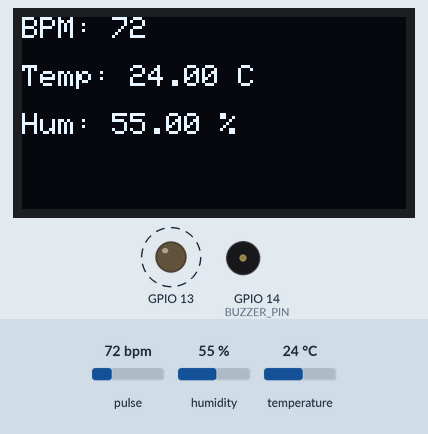
Bench run of a sketch on a simulated ESP32. Shown: 128×64 one-colour display, output pins drawn as LEDs (lit = HIGH), buzzer (waves = sounding). Dashed ring = blinking. The test bench sets the inputs (shaded band); at power-on: pulse 72 bpm, humidity 55 %, temperature 24 °C (analog values on the 0–4095 scale). WiFi joins after 1.5 s; servers stay silent unless stated; the display library's start-up logo is not drawn; no MQTT or app messages arrive unless stated; what the sketch prints to the serial monitor is not drawn.

Above: at 4.7 s.
4.8 s: pulse set to 98 bpm
At 5.2 s:
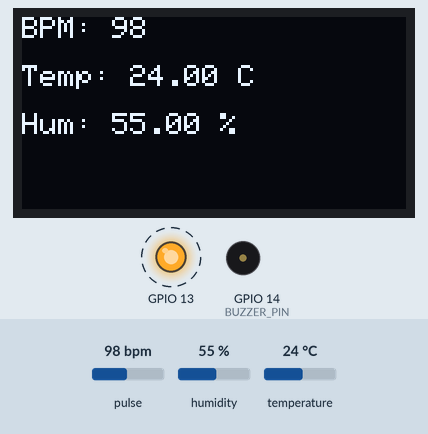
7.2 s: pulse set to 102 bpm
At 7.65 s:
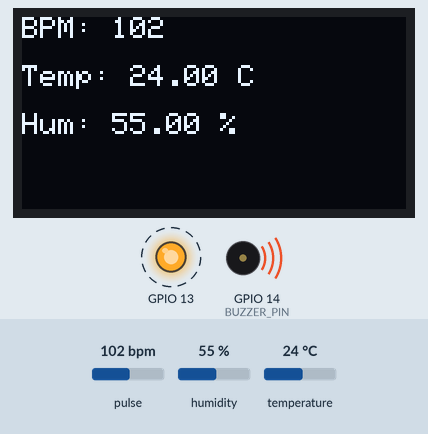
9.8 s: humidity set to 22 %
At 12.11 s:
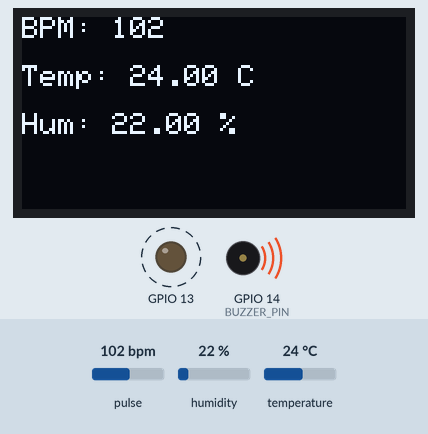
13.3 s: temperature set to 12 °C
At 14.17 s:
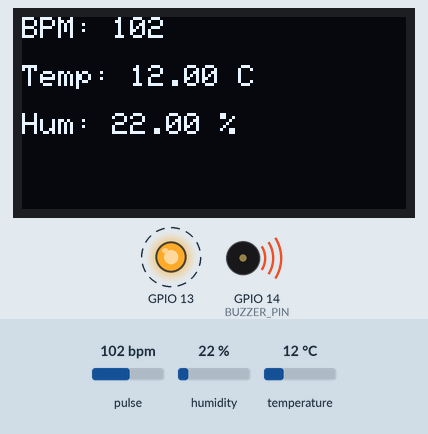
15.4 s: pulse set to 42 bpm
At 16.4 s:
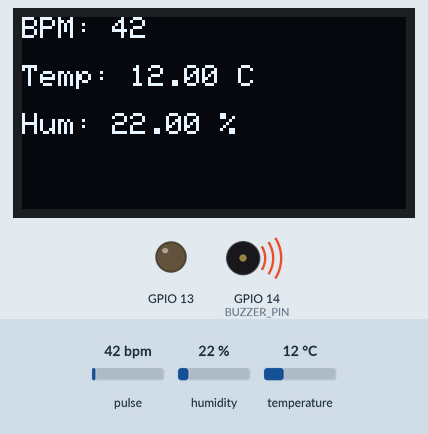
16.9 s: humidity set to 40 %
At 19.2 s:
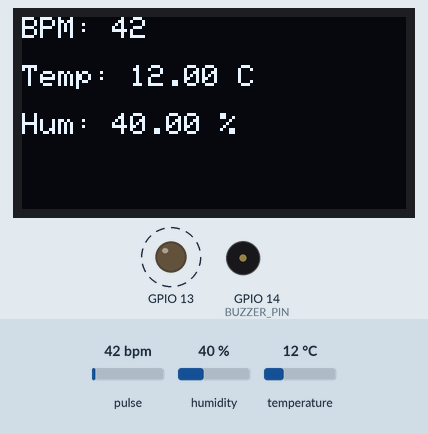
Timing chart, 0 to 20.5 s (numbered marks = the images above; inputs shaded):
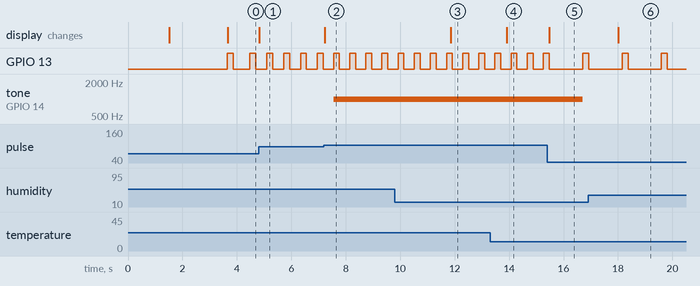

Measured:
- the behaviour switches between 100 and 101 bpm on pulse (found by bisection; images 1 and 2)
- after the input at 4.8 s, GPIO 13: alternates HIGH for 0.22 s and LOW for 0.40 s, starting after 0.30 s; the display: changes at once (image 1)
- after the input at 7.2 s, tone on GPIO 14 (BUZZER_PIN): silent → 1000 Hz after 0.35 s; the display: changes at once (image 2)
- after the input at 9.8 s, the display: changes after 2.1 s (image 3)
- after the input at 13.3 s, the display: changes after 0.61 s (image 4)
- after the input at 15.4 s, tone on GPIO 14 (BUZZER_PIN): 1000 Hz → silent after 1.3 s; the display: changes after 0.08 s (image 5)
- after the input at 16.9 s, the display: changes after 1.1 s (image 6)
- by itself, GPIO 13: alternates HIGH for 0.22 s and LOW for 0.62 s

The sketch:

ESP32.ino
```cpp
#include <WiFi.h>
#include <PubSubClient.h>
#include <PulseSensorPlayground.h>
#include "DHT.h"
#include <Wire.h>
#include <Adafruit_GFX.h>
#include <Adafruit_SSD1306.h>

// Configuración de WiFi
const char* ssid = "iPhoneX";
const char* password = "manuel1501";

// Configuración del broker MQTT
const char* mqtt_server = "broker.emqx.io";
const int mqtt_port = 1883;
const char* mqtt_topic_beat = "navi/beat";
const char* mqtt_topic_temp = "navi/temp";
const char* mqtt_topic_hum = "navi/hum";

// Configuración del sensor de pulso
const int PulseWire = 34;
const int PULSE_BLINK = 13;
const int PULSE_FADE = 5;
const int THRESHOLD = 685;
PulseSensorPlayground pulseSensor;

#define DHTPIN 4
#define DHTTYPE DHT11
DHT dht(DHTPIN, DHTTYPE);

#define BUZZER_PIN 14

// Configuración de pantalla OLED
#define SCREEN_WIDTH 128
#define SCREEN_HEIGHT 64
#define OLED_RESET -1
Adafruit_SSD1306 display(SCREEN_WIDTH, SCREEN_HEIGHT, &Wire, OLED_RESET);

// Configuración de WiFi y MQTT
WiFiClient espClient;
PubSubClient client(espClient);

void setup() {
  Serial.begin(115200);

  pinMode(BUZZER_PIN, OUTPUT);

  // Conexión a WiFi
  setup_wifi();

  analogReadResolution(10);

  // Conexión al broker MQTT
  client.setServer(mqtt_server, mqtt_port);

  // Configuración del sensor de pulso
  pulseSensor.analogInput(PulseWire);
  pulseSensor.blinkOnPulse(PULSE_BLINK);
  pulseSensor.fadeOnPulse(PULSE_FADE);
  pulseSensor.setSerial(Serial);
  pulseSensor.begin();
  pulseSensor.setThreshold(THRESHOLD);

  dht.begin();

  // Inicializar pantalla OLED
  if (!display.begin(SSD1306_SWITCHCAPVCC, 0x3C)) {
    Serial.println(F("SSD1306 allocation failed"));
    for (;;);
  }

  display.display();
  delay(2000); // Espera 2 segundos
  display.clearDisplay();
}

void loop() {
  // Mantener la conexión al broker MQTT
  if (!client.connected()) {
    reconnect();
  }
  client.loop();

  // Lectura del pulso
  int myBPM = pulseSensor.getBeatsPerMinute();

  float humedad = dht.readHumidity();
  float temperatura = dht.readTemperature();

  if(!isnan(humedad)){
    String humString = String(humedad);
    client.publish(mqtt_topic_hum, humString.c_str());
  }

  if(!isnan(temperatura)){
    String tempString = String(temperatura);
    client.publish(mqtt_topic_temp, tempString.c_str());
  }

  // Enviar datos si se detecta un latido
  if (pulseSensor.sawStartOfBeat()) {
    Serial.println("Latido detectado!");
    Serial.print("BPM: ");
    Serial.println(myBPM);

    if(myBPM > 100){
      tone(BUZZER_PIN, 1000);
    }
    else noTone(BUZZER_PIN);

    // Publicar la señal en el broker MQTT
    String bpmString = String(myBPM);
    client.publish(mqtt_topic_beat, bpmString.c_str());
  }

  // Mostrar valores en la pantalla OLED
  display.clearDisplay();

  display.setTextSize(1);
  display.setTextColor(SSD1306_WHITE);

  display.setCursor(0,0);
  display.print("BPM: ");
  display.println(myBPM);

  display.setCursor(0, 16);
  display.print("Temp: ");
  display.print(temperatura);
  display.println(" C");

  display.setCursor(0, 32);
  display.print("Hum: ");
  display.print(humedad);
  display.println(" %");

  display.display();

}

// Función para conectarse al WiFi
void setup_wifi() {
  delay(10);
  Serial.println();
  Serial.print("Conectando a ");
  Serial.println(ssid);

  WiFi.begin(ssid, password);

  while (WiFi.status() != WL_CONNECTED) {
    delay(500);
    Serial.print(".");
  }

  Serial.println("");
  Serial.println("WiFi conectado");
  Serial.println("IP address: ");
  Serial.println(WiFi.localIP());
}

// Función para reconectar al broker MQTT si la conexión se pierde
void reconnect() {
  while (!client.connected()) {
    Serial.print("Conectando al broker MQTT...");
    if (client.connect("NAVICLIENTAAAA")) {
      Serial.println("conectado");
    } else {
      Serial.print("fallido, rc=");
      Serial.print(client.state());
      Serial.println(" Intentando de nuevo en 5 segundos");
      delay(5000);
    }
  }
}
```
